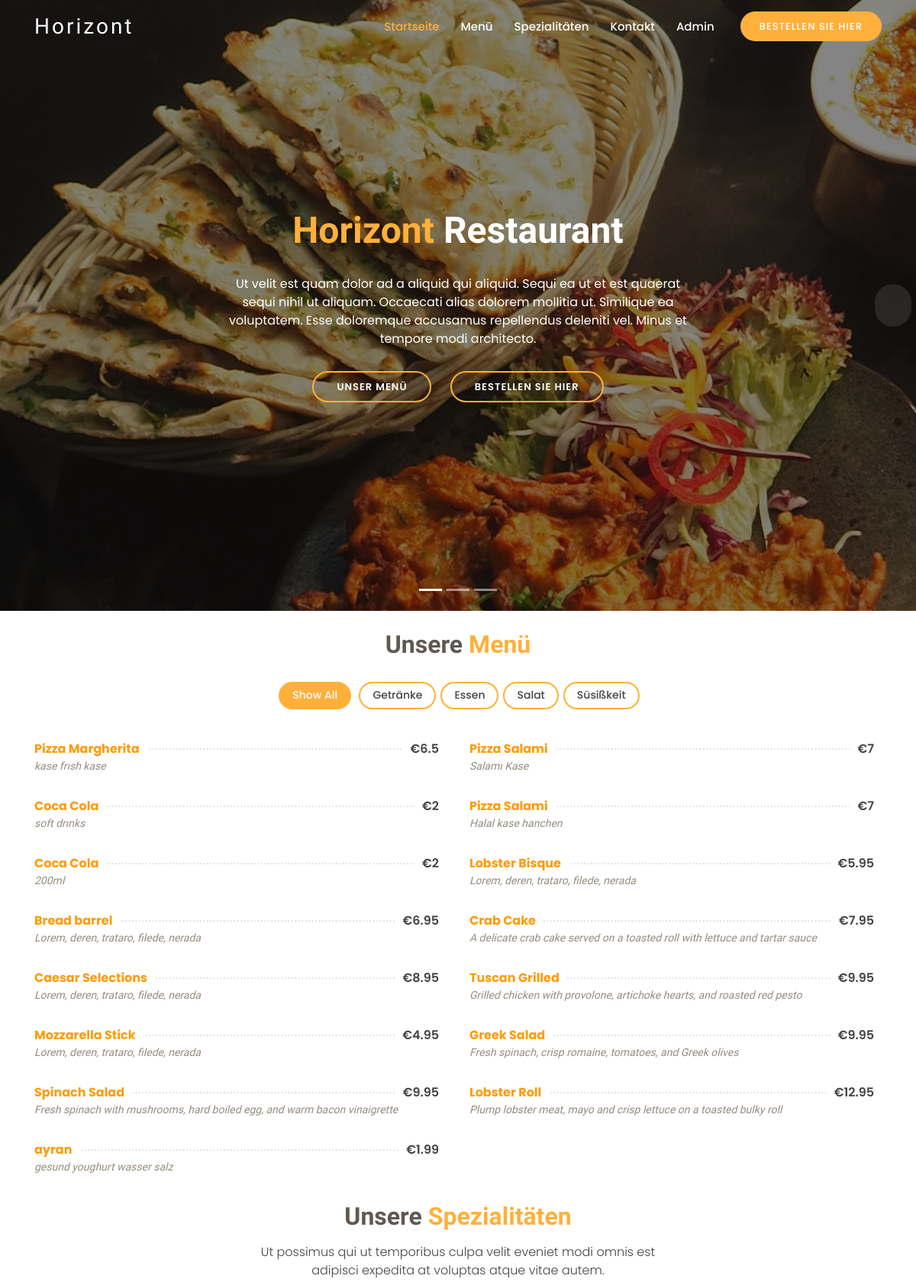
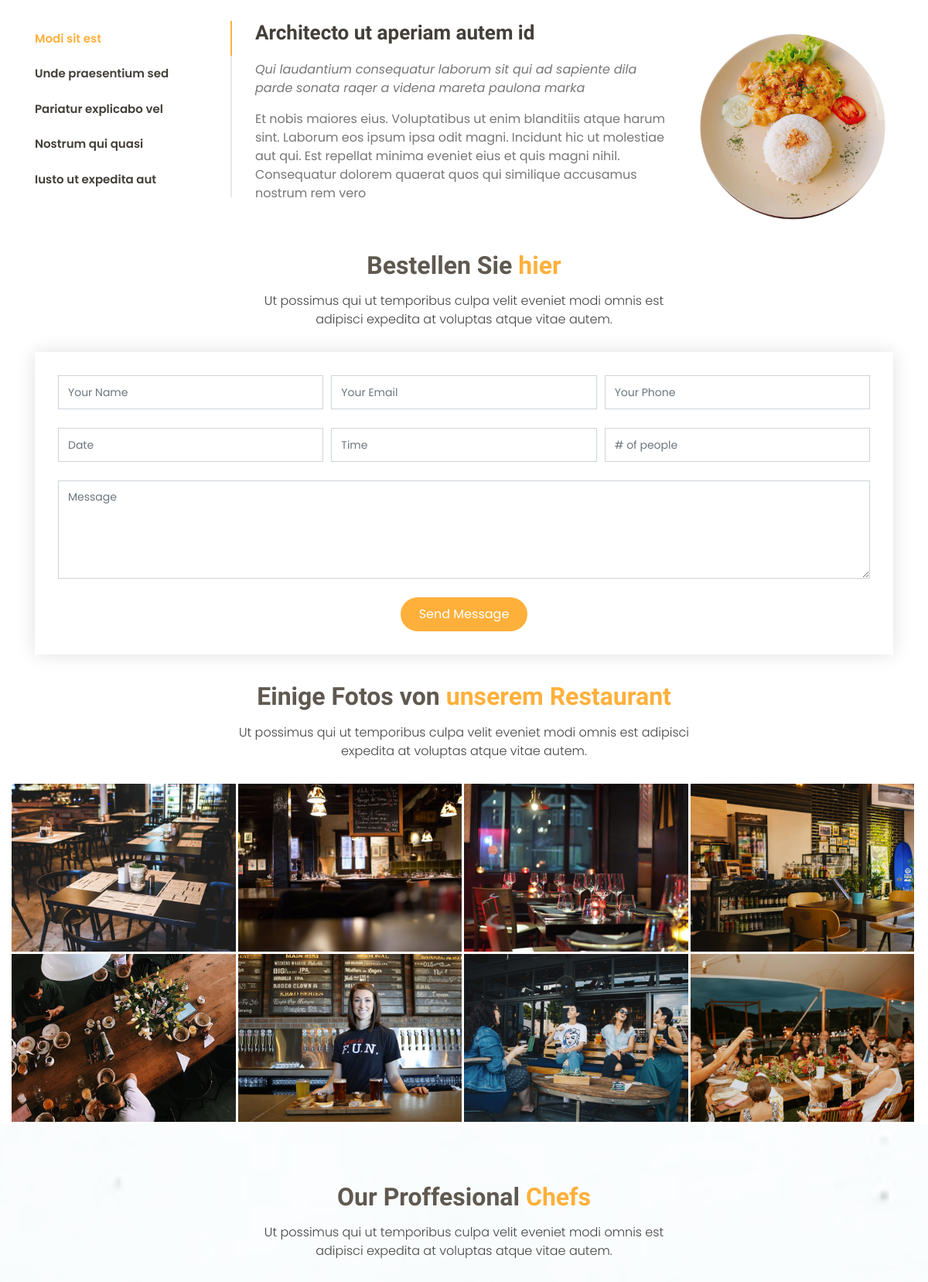
The page / (upper part) on the database its author committed (2 pictures, top to bottom).
### tables this page shows
CREATE TABLE `kategorie` (
  `kategorie_id` int(11) NOT NULL,
  `kategorie_name` varchar(45) DEFAULT NULL
);

CREATE TABLE `essen` (
  `e_id` int(11) NOT NULL,
  `e_name` varchar(45) DEFAULT NULL,
  `e_preis` float DEFAULT NULL,
  `kategorie_id` int(11) NOT NULL,
  `description` text DEFAULT NULL
);

### pages/startseite.php (the view, shortened to what this page needs)
<?php include ("includes/slide.php")?>
<?php include "control/connection.php"?>
<section id="menu" class="menu">
    <div class="container">
        <div class="section-title">
            <h2>Unsere <span>Menü</span></h2>
        </div>
        <div class="row">
            <div class="col-lg-12 d-flex justify-content-center">
                <ul id="menu-flters">
                    <li data-filter="*" class="filter-active">Show All</li>
                    <?php
                    $query= $conn->prepare("SELECT * FROM kategorie");
                    $query->execute();
                    foreach ($query as $row)
                    {
                        echo '<li data-filter=".filter-'.$row["kategorie_id"].'"';
                        echo '>';
                        echo $row['kategorie_name'];
                        echo '</li>';
                    }
                    ?>
                </ul>
            </div>
        </div>
        <div class="row menu-container">
            <?php
            $query= $conn->prepare("SELECT * FROM essen ");
            $query->execute();
            foreach ($query as $row)
            {
                echo'<div class="col-lg-6 menu-item filter-'.$row['kategorie_id'].'">
                    <div class="menu-content">
                        <a>'.$row['e_name'].'</a><span>€'.$row['e_preis'].'</span>
                    </div>
                    <div class="menu-ingredients">'.$row['description'].'<br>
                </div>
                </div>';
            }
            ?>
        </div>
    </div>
</section>
    <section id="specials" class="specials">
        <div class="container">
            <div class="section-title">
                <h2>Unsere <span>Spezialitäten</span></h2>
                <p>Ut possimus qui ut temporibus culpa velit eveniet modi omnis est adipisci expedita at voluptas atque vitae autem.</p>
            </div>
            <div class="row">
                <div class="col-lg-3">
                    <ul class="nav nav-tabs flex-column">
                        <li class="nav-item">
                            <a class="nav-link active show" data-toggle="tab" href="#tab-1">Modi sit est</a>
                        </li>
                        <li class="nav-item">
                            <a class="nav-link" data-toggle="tab" href="#tab-2">Unde praesentium sed</a>
                        </li>
                        <li class="nav-item">
                            <a class="nav-link" data-toggle="tab" href="#tab-3">Pariatur explicabo vel</a>
                        </li>
                        <li class="nav-item">
                            <a class="nav-link" data-toggle="tab" href="#tab-4">Nostrum qui quasi</a>
                        </li>
                        <li class="nav-item">
                            <a class="nav-link" data-toggle="tab" href="#tab-5">Iusto ut expedita aut</a>
                        </li>
                    </ul>
                </div>
                <div class="col-lg-9 mt-4 mt-lg-0">
                    <div class="tab-content">
                        <div class="tab-pane active show" id="tab-1">
                            <div class="row">
                                <div class="col-lg-8 details order-2 order-lg-1">
                                    <h3>Architecto ut aperiam autem id</h3>
                                    <p class="font-italic">Qui laudantium consequatur laborum sit qui ad sapiente dila parde sonata raqer a videna mareta paulona marka</p>
                                    <p>Et nobis maiores eius. Voluptatibus ut enim blanditiis atque harum sint. Laborum eos ipsum ipsa odit magni. Incidunt hic ut molestiae aut qui. Est repellat minima eveniet eius et quis magni nihil. Consequatur dolorem quaerat quos qui similique accusamus nostrum rem vero</p>
                                </div>
                                <div class="col-lg-4 text-center order-1 order-lg-2">
                                    <img src="assets/img/specials-1.jpg" alt="" class="img-fluid">
                                </div>
                            </div>
                        </div>
                    </div>
                </div>
            </div>
        </div>
    </section>
    <section id="book-a-table" class="book-a-table">
        <div class="container">
            <div class="section-title">
                <h2>Bestellen Sie <span>hier</span></h2>
                <p>Ut possimus qui ut temporibus culpa velit eveniet modi omnis est adipisci expedita at voluptas atque vitae autem.</p>
            </div>
            <form action="forms/book-a-table.php" method="post" role="form" class="php-email-form">
                <div class="form-row">
                    <div class="col-lg-4 col-md-6 form-group">
                        <input type="text" name="name" class="form-control" id="name" placeholder="Your Name" data-rule="minlen:4" data-msg="Please enter at least 4 chars">
                    </div>
                    <div class="col-lg-4 col-md-6 form-group">
                        <input type="email" class="form-control" name="email" id="email" placeholder="Your Email" data-rule="email" data-msg="Please enter a valid email">
                    </div>
                    <div class="col-lg-4 col-md-6 form-group">
                        <input type="text" class="form-control" name="phone" id="phone" placeholder="Your Phone" data-rule="minlen:4" data-msg="Please enter at least 4 chars">
                    </div>
                    <div class="col-lg-4 col-md-6 form-group">
                        <input type="text" name="date" class="form-control" id="date" placeholder="Date" data-rule="minlen:4" data-msg="Please enter at least 4 chars">
                    </div>
                    <div class="col-lg-4 col-md-6 form-group">
                        <input type="text" class="form-control" name="time" id="time" placeholder="Time" data-rule="minlen:4" data-msg="Please enter at least 4 chars">
                    </div>
                    <div class="col-lg-4 col-md-6 form-group">
                        <input type="number" class="form-control" name="people" id="people" placeholder="# of people" data-rule="minlen:1" data-msg="Please enter at least 1 chars">
                    </div>
                </div>
                <div class="form-group">
                    <textarea class="form-control" name="message" rows="5" placeholder="Message"></textarea>
                </div>
                <div class="text-center"><button type="submit">Send Message</button></div>
            </form>
        </div>
    </section>
    <section id="gallery" class="gallery">
        <div class="container-fluid">
            <div class="section-title">
                <h2>Einige Fotos von <span>unserem Restaurant</span></h2>
                <p>Ut possimus qui ut temporibus culpa velit eveniet modi omnis est adipisci expedita at voluptas atque vitae autem.</p>
            </div>
            <div class="row no-gutters">
                <div class="col-lg-3 col-md-4">
                    <div class="gallery-item">
                        <a href="assets/img/gallery/gallery-1.jpg" class="venobox" data-gall="gallery-item">
                            <img src="assets/img/gallery/gallery-1.jpg" alt="" class="img-fluid">
                        </a>
                    </div>
                </div>
                <div class="col-lg-3 col-md-4">
                    <div class="gallery-item">
                        <a href="assets/img/gallery/gallery-2.jpg" class="venobox" data-gall="gallery-item">
                            <img src="assets/img/gallery/gallery-2.jpg" alt="" class="img-fluid">
                        </a>
                    </div>
                </div>
                <div class="col-lg-3 col-md-4">
                    <div class="gallery-item">
                        <a href="assets/img/gallery/gallery-3.jpg" class="venobox" data-gall="gallery-item">
                            <img src="assets/img/gallery/gallery-3.jpg" alt="" class="img-fluid">
                        </a>
                    </div>
                </div>
                <div class="col-lg-3 col-md-4">
                    <div class="gallery-item">
                        <a href="assets/img/gallery/gallery-4.jpg" class="venobox" data-gall="gallery-item">
                            <img src="assets/img/gallery/gallery-4.jpg" alt="" class="img-fluid">
                        </a>
                    </div>
                </div>
                <div class="col-lg-3 col-md-4">
                    <div class="gallery-item">
                        <a href="assets/img/gallery/gallery-5.jpg" class="venobox" data-gall="gallery-item">
                            <img src="assets/img/gallery/gallery-5.jpg" alt="" class="img-fluid">
                        </a>
                    </div>
                </div>
                <div class="col-lg-3 col-md-4">
                    <div class="gallery-item">
                        <a href="assets/img/gallery/gallery-6.jpg" class="venobox" data-gall="gallery-item">
                            <img src="assets/img/gallery/gallery-6.jpg" alt="" class="img-fluid">
                        </a>
                    </div>
                </div>
                <div class="col-lg-3 col-md-4">
                    <div class="gallery-item">
                        <a href="assets/img/gallery/gallery-7.jpg" class="venobox" data-gall="gallery-item">
                            <img src="assets/img/gallery/gallery-7.jpg" alt="" class="img-fluid">
                        </a>
                    </div>
                </div>
                <div class="col-lg-3 col-md-4">
                    <div class="gallery-item">
                        <a href="assets/img/gallery/gallery-8.jpg" class="venobox" data-gall="gallery-item">
                            <img src="assets/img/gallery/gallery-8.jpg" alt="" class="img-fluid">
                        </a>
                    </div>
                </div>
            </div>
        </div>
    </section>
    <section id="chefs" class="chefs">
        <div class="container">
            <div class="section-title">
                <h2>Our Proffesional <span>Chefs</span></h2>
                <p>Ut possimus qui ut temporibus culpa velit eveniet modi omnis est adipisci expedita at voluptas atque vitae autem.</p>
            </div>
        </div>
    </section>

### index.php (shortened to what this page needs)
<!doctype html>
<html lang="en">
<head>
    <?php include ('includes/csslink.php')?>
</head>
<body>
<div class="header">
    <?php include ('includes/header.php')?>
</div>
<div class="content">
    <main id="main">
    <?php include ('includes/content.php')?>
    </main>
</div>
</body>
</html>

### includes/csslink.php (shortened to what this page needs)
<link href="assets/vendor/bootstrap/css/bootstrap.min.css" rel="stylesheet">
<link href="assets/vendor/icofont/icofont.min.css" rel="stylesheet">
<link href="assets/vendor/boxicons/css/boxicons.min.css" rel="stylesheet">
<link href="assets/vendor/animate.css/animate.min.css" rel="stylesheet">
<link href="assets/vendor/venobox/venobox.css" rel="stylesheet">
<link href="assets/vendor/owl.carousel/assets/owl.carousel.min.css" rel="stylesheet">
<link href="assets/css/style.css" rel="stylesheet">

### includes/header.php (shortened to what this page needs)
<?php  session_start();
if(isset($_GET['page'])){
   echo '<header id="header" class="fixed-top d-flex align-items-center ">';
}
else{
    echo '<header id="header" class="fixed-top d-flex align-items-center header-transparent">';
}
?>
    <div class="container d-flex align-items-center">
        <div class="logo mr-auto">
            <h1 class="text-light"><a href="index.html"><span>Horizont</span></a></h1>
        </div>
        <nav class="nav-menu d-none d-lg-block">
            <ul>
                <li class="active"><a href="index.php">Startseite</a></li>
                <li><a href="#menu">Menü</a></li>
                <li><a href="#specials">Spezialitäten</a></li>
                <li><a href="#contact">Kontakt</a></li>
                <li><a href="admin/index.php"> Admin</a></li>
                <li class="book-a-table text-center"><a href="?page=menu">Bestellen Sie hier</a></li>
            </ul>
        </nav>
    </div>
</header>

### includes/content.php
<?php
if (isset($_GET['page'])) {
    $page = $_GET['page'];
    switch ($page) {
        case 'menu':include "pages/menu.php"; break;
        case 'admin':include "admin/admin.php"; break;
        case 'update':include "admin/update-eseen.php"; break;
        case 'zahlung':include "pages/zahlung.php"; break;
        case 'message':include "pages/message.php"; break;
        case 'operations':include "control/operations.php"; break;
        default:
            include "pages/startseite.php";
    }
}
else{
    include "pages/startseite.php";
}
?>

### includes/slide.php (shortened to what this page needs)
<section id="hero">
    <div class="hero-container">
        <div id="heroCarousel" class="carousel slide carousel-fade" data-ride="carousel">
            <ol class="carousel-indicators" id="hero-carousel-indicators"></ol>
            <div class="carousel-inner" role="listbox">
                <div class="carousel-item active" style="background: url(assets/img/slide/slide-1.jpg);">
                    <div class="carousel-container">
                        <div class="carousel-content">
                            <h2 class="animate__animated animate__fadeInDown"><span>Horizont</span> Restaurant</h2>
                            <p class="animate__animated animate__fadeInUp">Ut velit est quam dolor ad a aliquid qui aliquid. Sequi ea ut et est quaerat sequi nihil ut aliquam. Occaecati alias dolorem mollitia ut. Similique ea voluptatem. Esse doloremque accusamus repellendus deleniti vel. Minus et tempore modi architecto.</p>
                            <div>
                                <a href="#menu" class="btn-menu animate__animated animate__fadeInUp scrollto">Unser Menü</a>
                                <a href="#book-a-table" class="btn-book animate__animated animate__fadeInUp scrollto">Bestellen Sie hier</a>
                            </div>
                        </div>
                    </div>
                </div>
            </div>
            <a class="carousel-control-prev" href="#heroCarousel" role="button" data-slide="prev">
                <span class="carousel-control-prev-icon icofont-simple-left" aria-hidden="true"></span>
            </a>
            <a class="carousel-control-next" href="#heroCarousel" role="button" data-slide="next">
                <span class="carousel-control-next-icon icofont-simple-right" aria-hidden="true"></span>
            </a>
        </div>
    </div>
</section>

### rows shown on the page
kategorie: kategorie_name "Getränke"
kategorie: kategorie_name "Essen"
kategorie: kategorie_name "Salat"
kategorie: kategorie_name "Süsißkeit"
essen: e_name "Pizza Margherita", e_preis "6.5", description "kase frısh kase"
essen: e_name "Pizza Salami", e_preis "7", description "Salamı Kase"
essen: e_name "Coca Cola", e_preis "2", description "soft drınks"
essen: e_name "Pizza Salami", e_preis "7", description "Halal kase hanchen"
essen: e_name "Coca Cola", e_preis "2", description "200ml"
essen: e_name "Lobster Bisque", e_preis "5.95", description "Lorem, deren, trataro, filede, nerada"
essen: e_name "Bread barrel", e_preis "6.95", description "Lorem, deren, trataro, filede, nerada"
essen: e_name "Crab Cake", e_preis "7.95", description "A delicate crab cake served on a toasted roll with lettuce and tartar sauce"
essen: e_name "Caesar Selections", e_preis "8.95", description "Lorem, deren, trataro, filede, nerada"
essen: e_name "Tuscan Grilled", e_preis "9.95", description "Grilled chicken with provolone, artichoke hearts, and roasted red pesto"
essen: e_name "Mozzarella Stick", e_preis "4.95", description "Lorem, deren, trataro, filede, nerada"
essen: e_name "Greek Salad", e_preis "9.95", description "Fresh spinach, crisp romaine, tomatoes, and Greek olives"
essen: e_name "Spinach Salad", e_preis "9.95", description "Fresh spinach with mushrooms, hard boiled egg, and warm bacon vinaigrette"
essen: e_name "Lobster Roll", e_preis "12.95", description "Plump lobster meat, mayo and crisp lettuce on a toasted bulky roll"
essen: e_name "ayran", e_preis "1.99", description "gesund youghurt wasser salz"
